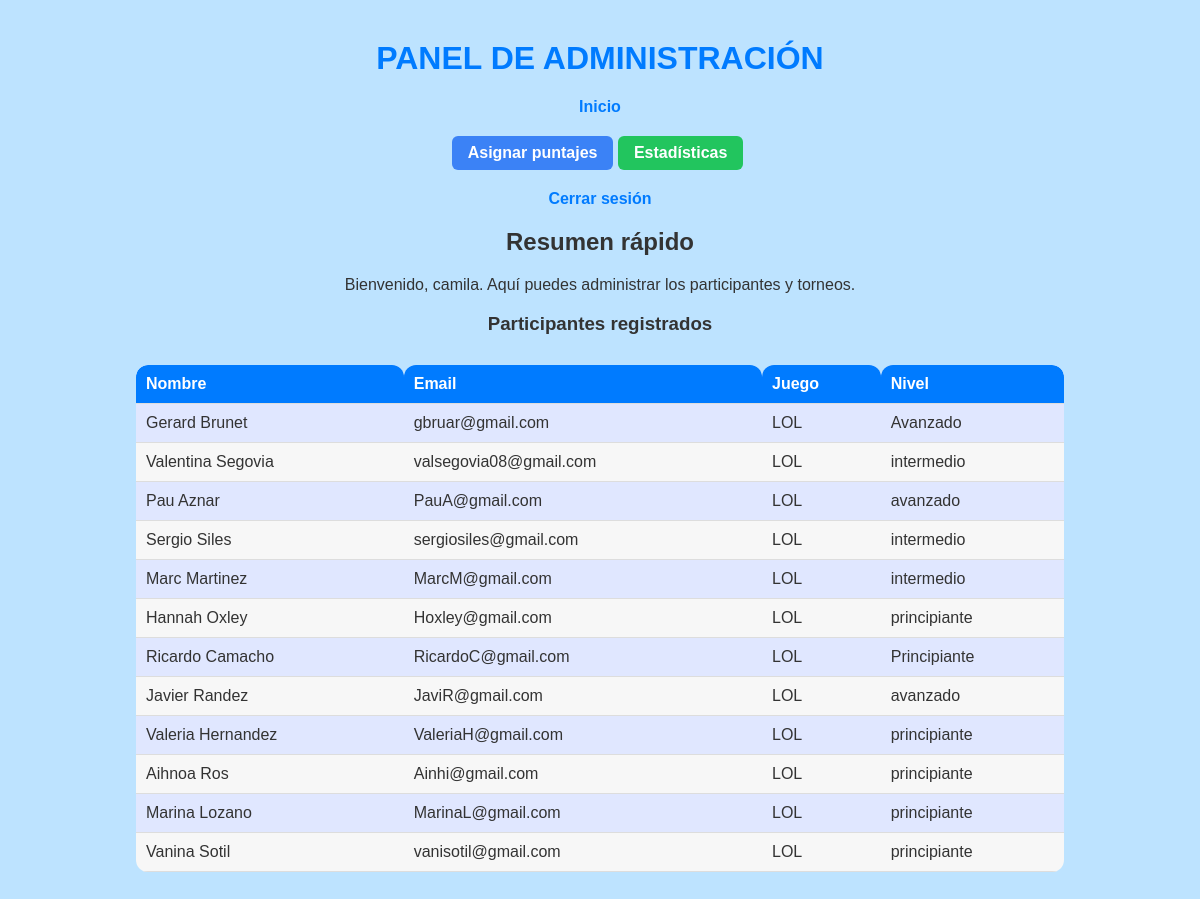
Page /admin_dashboard (signed in) on the committed database.
### tables this page shows
CREATE TABLE usuarios (
    id INTEGER PRIMARY KEY AUTOINCREMENT,
    nombre TEXT NOT NULL,
    email TEXT NOT NULL UNIQUE,
    contrasena TEXT NOT NULL,
    rol TEXT DEFAULT 'participante',
    nivel TEXT
, edad INTEGER, juego TEXT DEFAULT 'MiTorneo', torneo TEXT DEFAULT 'LOL World', victorias INTEGER DEFAULT 0, empates INTEGER DEFAULT 0, derrotas INTEGER DEFAULT 0, puntaje INTEGER DEFAULT 0);

### app.py (the view)
@app.route('/admin_dashboard')
@admin_required
def admin_dashboard():
    conn = db_connection()
    c = conn.cursor()
    c.execute("SELECT nombre, email, nivel FROM usuarios WHERE rol = 'participante'")
    participantes = c.fetchall()
    conn.close()
    return render_template('admin_dashboard.html', participantes=participantes)

### app.py (called while the page is built)
def db_connection():
    conn = sqlite3.connect('database/torneo.db')
    conn.row_factory = sqlite3.Row
    return conn

def admin_required(f):
    @wraps(f)
    def decorated_function(*args, **kwargs):
        if 'user_id' not in session or session.get('user_role') != 'admin':
            flash('Acceso no autorizado. Inicia sesión como administrador.', 'danger')
            return redirect(url_for('login'))
        return f(*args, **kwargs)
    return decorated_function

### templates/admin_dashboard.html (shortened to what this page needs)
<!DOCTYPE html>
<html lang="es">
<head>
    <link rel="stylesheet" href="{{ url_for('static', filename='style.css') }}" />
</head>
<body>
    <div class="dashboard-container">
        <h1>Panel de Administración</h1>
        <nav>
            <a href="{{ url_for('index') }}">Inicio</a>
            <a href="{{ url_for('asignar_puntajes') }}" class="btn-asignar-puntajes">Asignar puntajes</a>
            <a href="{{ url_for('estadisticas') }}" class="btn-estadisticas">Estadísticas</a>
            <a href="{{ url_for('logout') }}">Cerrar sesión</a>
        </nav>
        <div class="section">
            <h2>Resumen rápido</h2>
            <p>Bienvenido, {{ session.get('user_name') }}. Aquí puedes administrar los participantes y torneos.</p>
            <h3>Participantes registrados</h3>
            <table>
                <thead>
                    <tr>
                        <th>Nombre</th>
                        <th>Email</th>
                        <th>Juego</th>
                        <th>Nivel</th>
                    </tr>
                </thead>
                <tbody>
                    {% for participante in participantes %}
                    <tr>
                        <td>{{ participante.nombre }}</td>
                        <td>{{ participante.email }}</td>
                        <td>LOL</td>
                        <td>{{ participante.nivel }}</td>
                    </tr>
                    {% else %}
                    <tr><td colspan="4">No hay participantes registrados.</td></tr>
                    {% endfor %}
                </tbody>
            </table>
        </div>
    </div>
</body>
</html>

### static/style.css (style rules this page uses)
body { background-color: #bde3ff; font-family: Arial, sans-serif; margin: 0; padding: 20px; color: #333; text-align: center; }
h1 { color: #007bff; text-align: center; margin-top: 20px; font-size: 2em; font-weight: bold; text-transform: uppercase; }
a { color: #007bff; text-decoration: none; font-weight: bold; display: block; text-align: center; margin-top: 20px; transition: color 0.3s ease; }
table { width: 80%; margin: 30px auto; border-collapse: separate; border-spacing: 0; border-radius: 12px; overflow: hidden; }
th, td { padding: 10px; text-align: left; border-bottom: 1px solid #ddd; }
th { background-color: #007bff; color: white; font-weight: bold; border-top-left-radius: 12px; border-top-right-radius: 12px; }
tr:nth-child(even) { background-color: #f7f7f7; }
tr:nth-child(odd) { background-color: #e0e7ff; }
a.btn-asignar-puntajes { background-color: #3b82f6; color: white; font-weight: bold; padding: 0.5rem 1rem; border-radius: 0.375rem; text-decoration: none; display: inline-block; transition: background-color 0.3s ease; }
a.btn-estadisticas { background-color: #22c55e; color: white; font-weight: bold; padding: 0.5rem 1rem; border-radius: 0.375rem; text-decoration: none; display: inline-block; transition: background-color 0.3s ease; }
.btn-estadisticas { background-color: #ff69b4; color: white; font-weight: bold; padding: 10px 16px; border-radius: 10px; text-decoration: none; display: inline-block; margin: 10px 5px 0 0; transition: background-color 0.3s ease; }

### rows in the picture
usuarios: nombre "Gerard Brunet", email "gbruar@gmail.com", nivel "Avanzado"
usuarios: nombre "Valentina Segovia", email "valsegovia08@gmail.com", nivel "intermedio"
usuarios: nombre "Pau Aznar", email "PauA@gmail.com", nivel "avanzado"
usuarios: nombre "Sergio Siles", email "sergiosiles@gmail.com", nivel "intermedio"
usuarios: nombre "Marc Martinez", email "MarcM@gmail.com", nivel "intermedio"
usuarios: nombre "Hannah Oxley", email "Hoxley@gmail.com", nivel "principiante"
usuarios: nombre "Ricardo Camacho", email "RicardoC@gmail.com", nivel "Principiante"
usuarios: nombre "Javier Randez", email "JaviR@gmail.com", nivel "avanzado"
usuarios: nombre "Valeria Hernandez", email "ValeriaH@gmail.com", nivel "principiante"
usuarios: nombre "Aihnoa Ros", email "Ainhi@gmail.com", nivel "principiante"
usuarios: nombre "Marina Lozano", email "MarinaL@gmail.com", nivel "principiante"
usuarios: nombre "Vanina Sotil", email "vanisotil@gmail.com", nivel "principiante"

### other values in the picture
{{ session.get('user_name') }} "camila"
